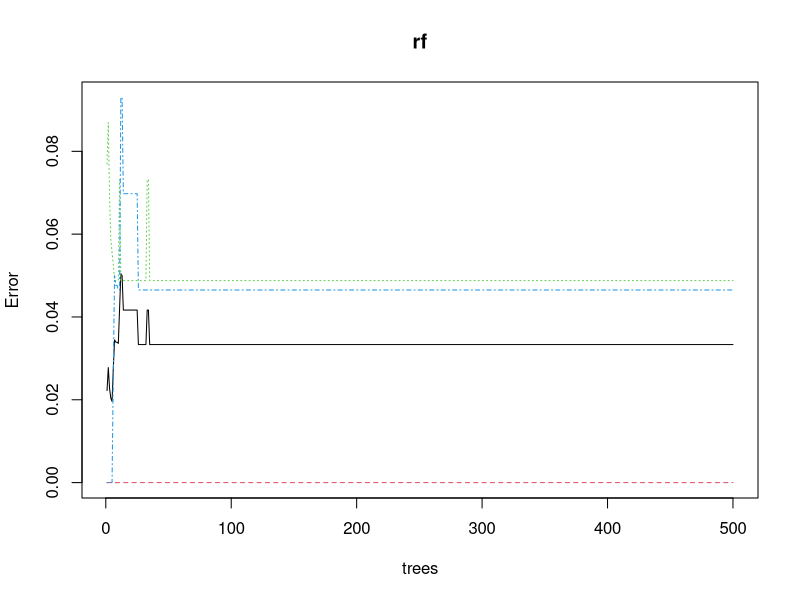
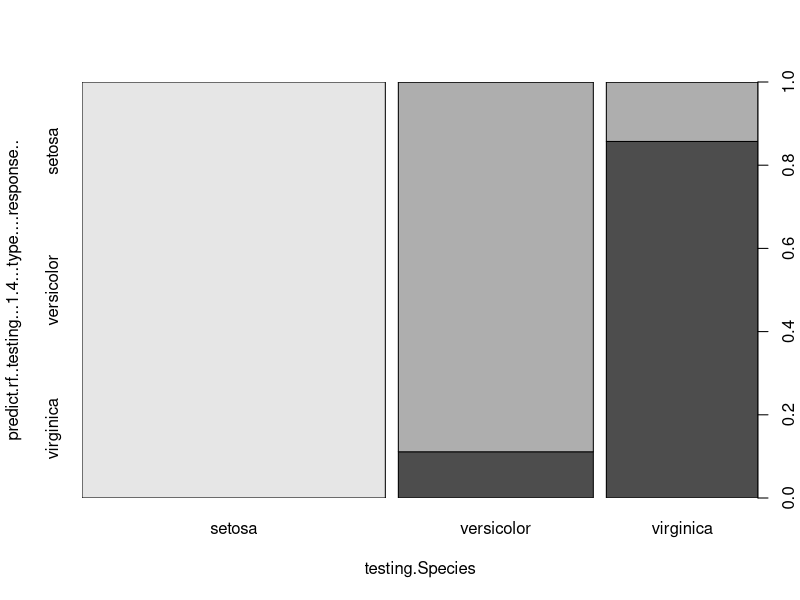

R code for these plots, in order:
library(randomForest)
head(iris)
str(iris)
data_set_size<- floor(nrow(iris)*.8)
index<- sample(1:nrow(iris), size=data_set_size)
training<- iris[index,]
testing<- iris[-index, ]

rf<- randomForest( Species ~ . , data=training, mtry=4, ntree=500, importance=T)
rf
# estimate of  error rate: 4.17%
# which means and accuracy  of 95.83%

plot(rf)
result<-data.frame(testing$Species, predict(rf, testing[,1:4], type="response"))
tail(result)
plot(result)
